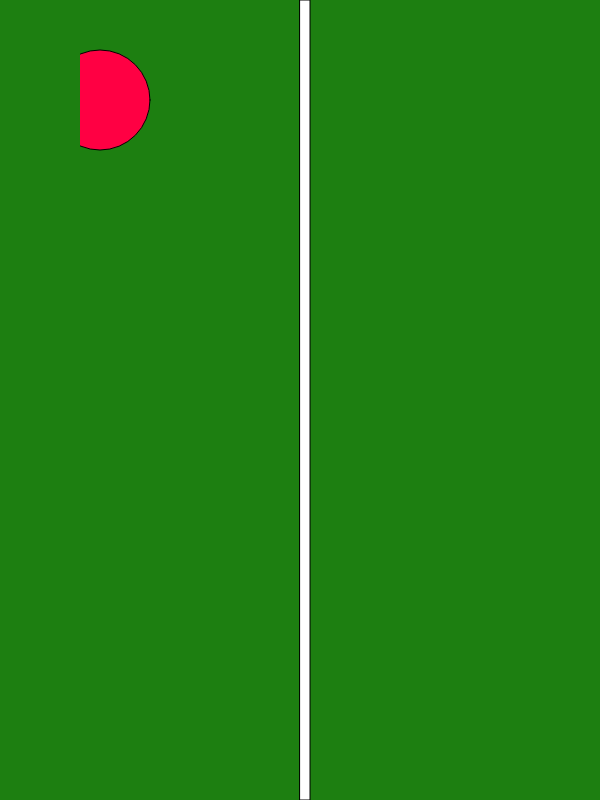
Frame 1 (no input)
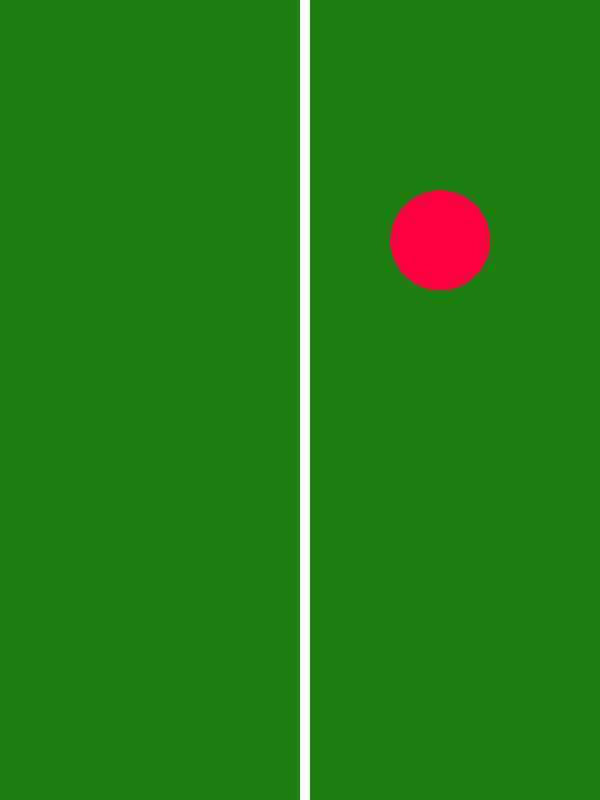
Frame 60 (no input)
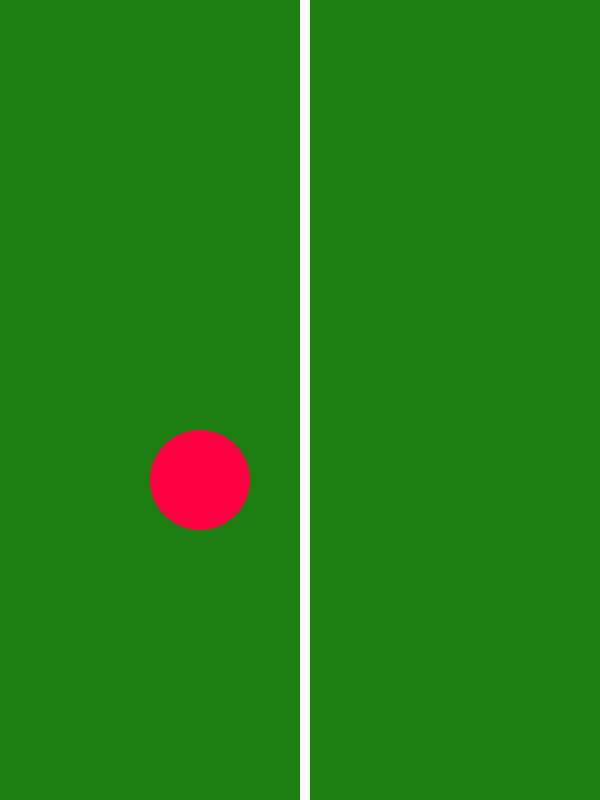
Frame 120 (the mouse pressed at the canvas centre since frame 60)

The p5.js sketch that drew these frames (run headless with seeded random() and noise() and a simulated clock; from frame 60 on, the mouse is pressed at the canvas centre):

// p5.js sketch
// ── sketch.js
/*        Nicholas Groves
  "Moving Things Around Assignment"
          April 9th, 2019 
        Revised: May 8th, 2019         */


//Global Varibales
let x = 100;
let y = 100;

let xSpeed = 20; //scale this value to make the ball faster/slower
let ySpeed = 20;// scale this value to make the ball faster/slower

let size = 100;

function setup() {
  // put setup code here
  createCanvas(600,800);


}


function draw() {
// put drawing code here
//Change the background
  background(29,127,17);
//Draw the ellipse
  fill(255,0,67);
  ellipse(x,y,size,size);

  drawlines();
  
//Move the ellipse
  x+=xSpeed;
  y = y + ySpeed;

if (y+size>=height/0.95) {
  ySpeed = ySpeed*(-1);
}

if (y<=40) {
  ySpeed = -ySpeed;
}

if (x+size>=width/1.05) {
  xSpeed = xSpeed*(-1);
}

if (x<=115) {
  xSpeed = -xSpeed;
}
}
function drawlines() {
//Setup for the ping-pong table
  fill(255);
  rect(300,0,10,800);
  noStroke();
  fill(29,127,17);
  rect(520,0,80,800);
  rect(0,0,80,800);
}
